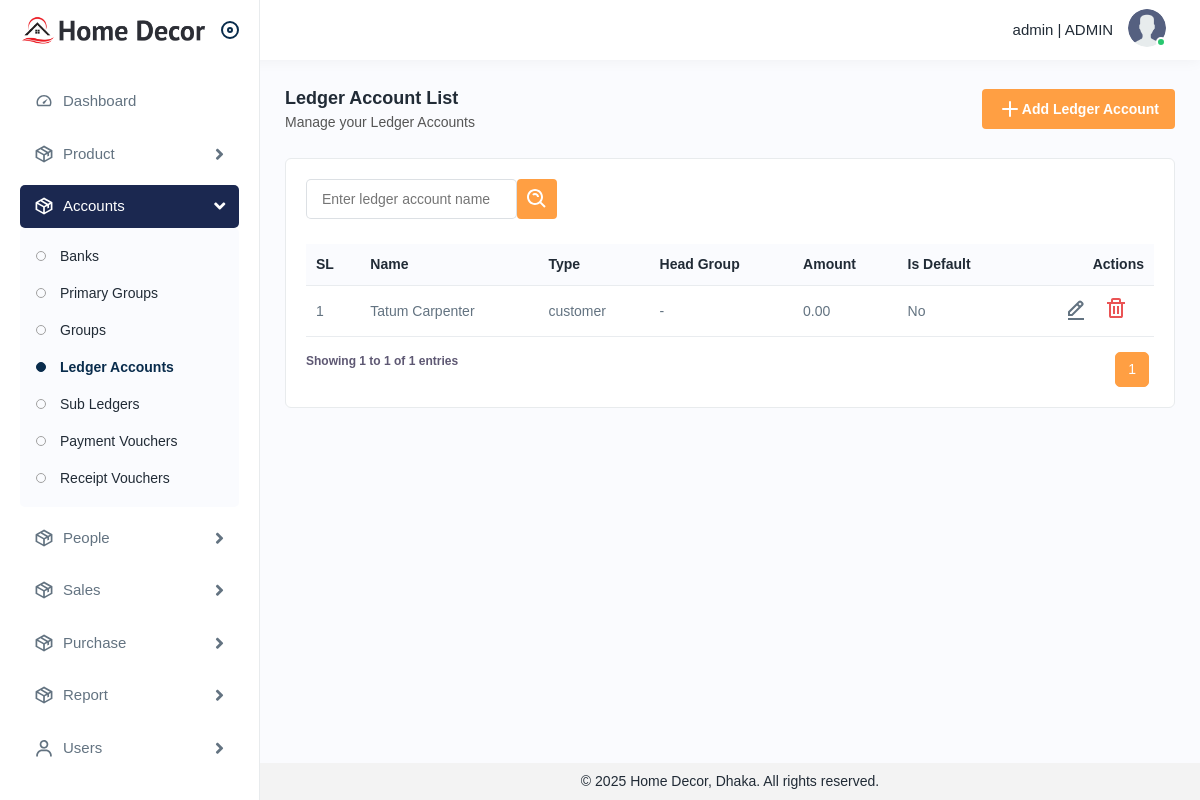
/accounts/ledgeraccounts/ (signed in), run on an earlier commit of the app's database.
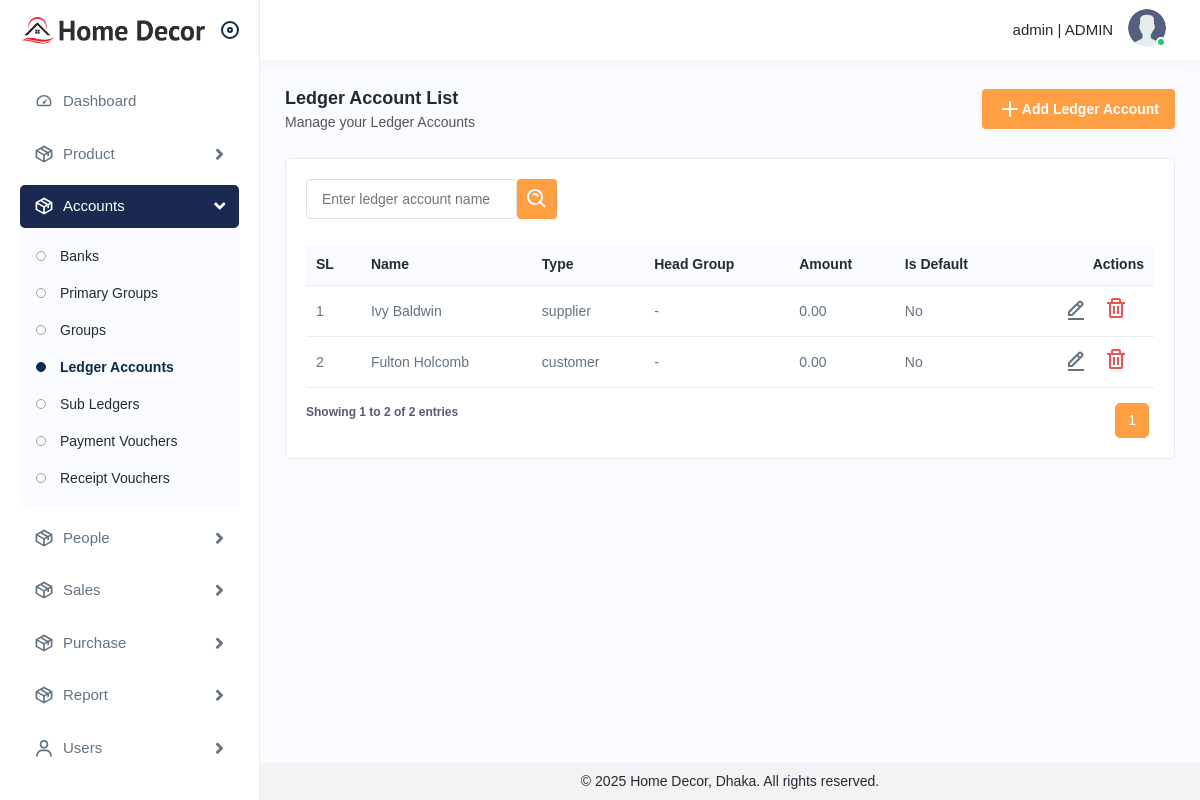
And on a later commit of the database.
### accounts/models.py (models this page shows, shortened)
class LedgerAccount(BaseModel):
    class BalanceType(models.TextChoices):
        CREDITORS = 'creditors', _('Creditors')
        DEBTORS = 'debtors', _('Debtors')
    name = models.CharField(max_length=100)
    ledger_type = models.CharField(max_length=30, null=True, blank=True)
    reference_id = models.CharField(max_length=255, null=True, blank=True)
    details =  models.CharField(max_length=255, null=True, blank=True)
    head_group = models.ForeignKey(Group, on_delete=models.RESTRICT, null=True, blank=True)
    amount = models.DecimalField(default=0, max_digits=50, decimal_places=2,blank=True)
    note = models.TextField(null=True, blank=True)
    is_deletable = models.BooleanField(default=True)
    is_default = models.BooleanField(default=False)
    unique_fields = ['name']
    class Meta:
        verbose_name_plural = 'LedgerAccounts'
        ordering = ['-id',]

### accounts/views/ledgeraccount.py (the view)
class LedgerAccountListView(LoginRequiredMixin, ListView):
    model = LedgerAccount
    template_name = 'ledgeraccount/list.html'
    context_object_name = 'ledgeraccount_list'
    def get_queryset(self):
        queryset = super().get_queryset()
        search = self.request.GET.get('search_input', '').strip()
        if search:
            queryset = queryset.filter(name__icontains=search)
        return queryset
    def get_context_data(self, **kwargs):
        context = super().get_context_data(**kwargs)
        queryset = context.get('ledgeraccount_list')
        paginator = Paginator(queryset, 50)
        page_number = self.request.GET.get('page')
        page_obj = paginator.get_page(page_number)
        context['ledgeraccount_list'] = page_obj
        context['filter_search_input'] = self.request.GET.get('search_input', '')
        return context
    def render_to_response(self, context, **response_kwargs):
        if self.request.headers.get('x-requested-with') == 'XMLHttpRequest':
            html = render_to_string('ledgeraccount/_table_fragment.html', context=context, request=self.request)
            return JsonResponse({'html': html})
        return super().render_to_response(context, **response_kwargs)

### utils/base_model.py (called while the page is built)
    def get_queryset(self):
        return SoftDeletionQuerySet(self.model, using=self._db).filter(
            deleted_at__isnull=True
        )

### accounts/templates/ledgeraccount/list.html (shortened to what this page needs)
{% extends 'base.html' %}
{% load static %}
{% block base %}
<div class="page-wrapper">
    <div class="content">
        <div class="page-header">
            <div class="page-title">
                <h4>Ledger Account List</h4>
                <h6>Manage your Ledger Accounts</h6>
            </div>
            <div class="page-btn">
                <a href="{% url 'ledgeraccount_create' %}" class="btn btn-added">
                    <img src="{% static 'img/icons/plus.svg' %}" alt="img"> Add Ledger Account
                </a>
            </div>
        </div>
        <div class="card">
            <div class="card-body">
                <form id="filterForm" method="get" action="{% url 'ledgeraccount_list' %}">
                    <div class="table-top">
                        <div class="search-set">
                            <div class="form-group mb-0">
                                <input type="text" name="search_input" placeholder="Enter ledger account name" value="{{ filter_search_input }}">
                            </div>
                            <div class="col-lg-2 col-sm-6 col-12 pl-3">
                                <div class="form-group mb-0">
                                    <button type="submit" class="btn btn-filters"><img src="{% static 'img/icons/search-whites.svg' %}" alt="img"></button>
                                </div>
                            </div>
                        </div>
                    </div>
                </form>
                {% include 'ledgeraccount/_table_fragment.html' %}
            </div>
        </div>
    </div>
</div>
{% endblock base %}

### accounts/templates/ledgeraccount/_table_fragment.html (shortened to what this page needs)
{% load static %}
<div id="ledgeraccount-list">
    <div class="table-responsive">
        <table class="table">
            <thead>
                <tr>
                    <th>SL</th>
                    <th>Name</th>
                    <th>Type</th>
                    <th>Head Group</th>
                    <th>Amount</th>
                    <th>Is Default</th>
                    <th class="text-end">Actions</th>
                </tr>
            </thead>
            <tbody>
                {% for ledgeraccount in ledgeraccount_list %}
                    <tr>
                        <td>{{ ledgeraccount_list.start_index|add:forloop.counter0 }}</td>
                        <td>{{ ledgeraccount.name }}</td>
                        <td>{{ ledgeraccount.ledger_type|default:"-" }}</td>
                        <td>{{ ledgeraccount.head_group|default:"-" }}</td>
                        <td>{{ ledgeraccount.amount|default:"0.00" }}</td>
                        <td>{% if ledgeraccount.is_default %}Yes{% else %}No{% endif %}</td>
                        <td class="text-end">
                            <a class="me-3" href="{% url 'ledgeraccount_update' ledgeraccount.id %}">
                                    <img src="{% static 'img/icons/edit.svg' %}" alt="img">
                                </a>
                                {% if ledgeraccount.is_deletable %}
                                <a class="me-3 confirm-text delete-btn" href="#" data-url="{% url 'ledgeraccount_delete' ledgeraccount.id %}">
                                    <img src="{% static 'img/icons/delete.svg' %}" alt="img">
                                </a>
                                {% endif %}
                            </td>
                    </tr>
                {% empty %}
                    <tr><td colspan="7" class="text-center">No ledger accounts found.</td></tr>
                {% endfor %}
            </tbody>
        </table>
    </div>
    {% if ledgeraccount_list %}
    <div class="pagination-container d-flex justify-content-between">
        <div class="pagination table-info">
            <p>Showing {{ ledgeraccount_list.start_index }} to {{ ledgeraccount_list.end_index }} of {{ ledgeraccount_list.paginator.count }} entries</p>
        </div>
        <nav aria-label="Page navigation">
            <ul class="pagination">
                {% for num in ledgeraccount_list.paginator.page_range %}
                    {% if num >= ledgeraccount_list.number|add:-1 and num <= ledgeraccount_list.number|add:1 %}
                        <li class="page-item {% if ledgeraccount_list.number == num %}active{% endif %}">
                            <a class="page-link" href="?page={{ num }}" data-page="{{ num }}">{{ num }}</a>
                        </li>
                    {% endif %}
                {% endfor %}
            </ul>
        </nav>
    </div>
    {% endif %}
</div>

What changed in the data, as far as the page shows it:
removed LedgerAccount: start_index|add "1", name "Tatum Carpenter", ledger_type "customer", head_group "-", amount "0.00", is_default "No", is_deletable True (drawn)
added LedgerAccount: start_index|add "1", name "Ivy Baldwin", ledger_type "supplier", head_group "-", amount "0.00", is_default "No", is_deletable True (drawn)
added LedgerAccount: start_index|add "2", name "Fulton Holcomb", ledger_type "customer", head_group "-", amount "0.00", is_default "No", is_deletable True (drawn)
Also different on the page:
{{ ledgeraccount_list.end_index }}: "1" → "2"
{{ ledgeraccount_list.paginator.count }}: "1" → "2"
